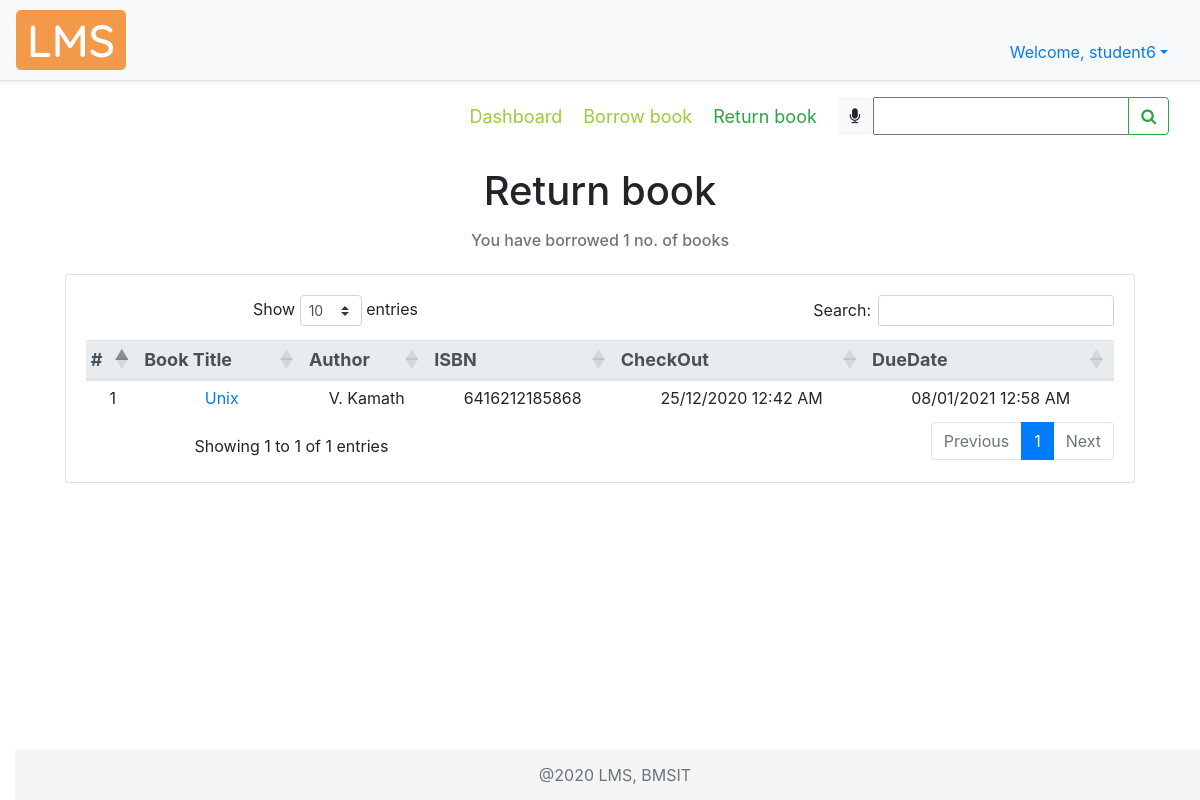
/returnbook/ (signed in), run on an earlier commit of the app's database.
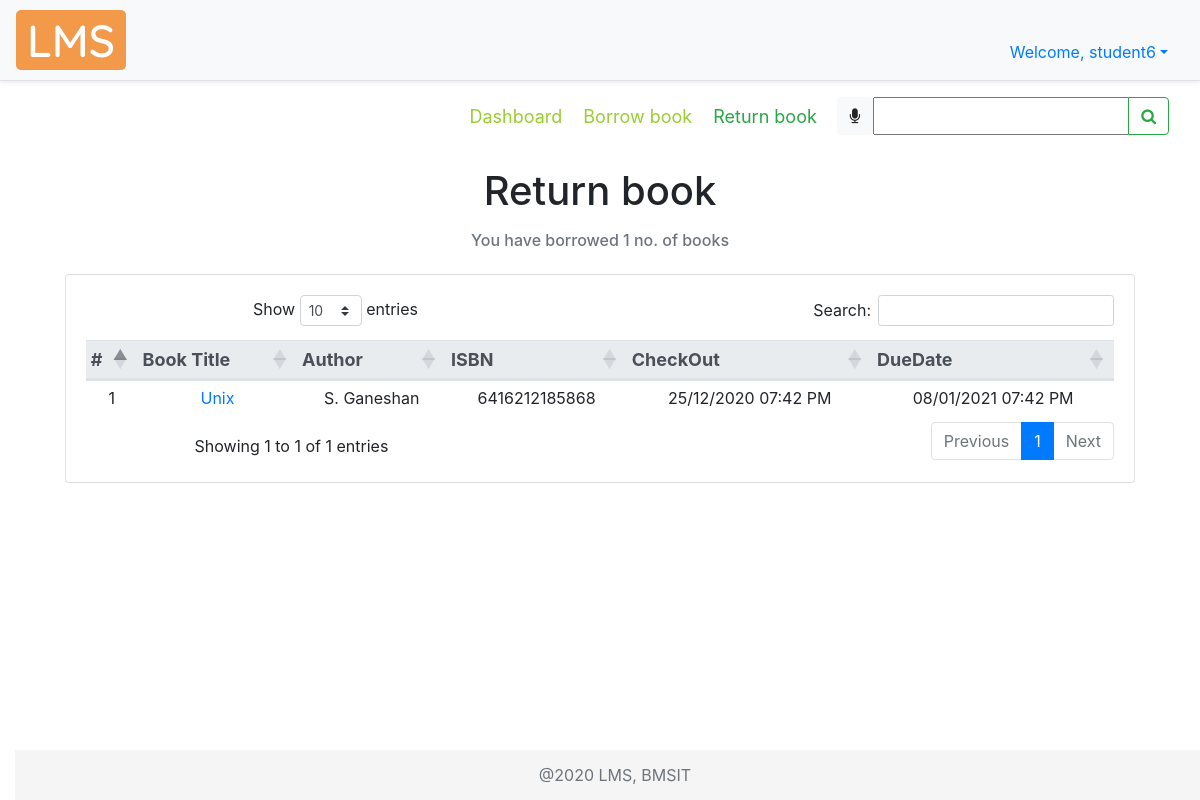
And on a later commit of the database.
### libraryApp/models.py (models this page shows, shortened)
class BOOK(models.Model):
    GENRE = (
        ("CS", "Computer Science"),
        ("MATH", "Mathematics"),
        ("ELE", "Electronics"),
        ("TC", "Telecommunication"),
        ("CHE", "Chemistry"),
        ("PHY", "Physics"),
        ("MEC", "Mechanics"),
        ("EVS", "Environmental Science"),
        ("BIO", "Bioengineering"),
        ("BUS", "Business Skills"),
    )
    bookTitle = models.CharField(max_length=50, help_text="Book Title")
    genre = models.CharField(max_length=30, null=True, choices=GENRE, help_text="Category")
    pubYear = models.CharField(max_length=4, null=True, help_text="Year of publication")
    isbn = models.CharField(max_length=13, null=True, unique=True, help_text="International Standard Book Number")
    librarianID = models.ForeignKey(
        settings.AUTH_USER_MODEL, null=True, on_delete=models.SET_NULL, help_text="Librarian ID")
    pubID = models.ForeignKey(PUBLISHER, null=True, on_delete=models.CASCADE, help_text="Publisher ID")
    authorID = models.ManyToManyField(AUTHOR, help_text="Authors")

class AUTHOR(models.Model):
    authorName = models.CharField(max_length=30, help_text="Author name")
    def __str__(self):
        return self.authorName

class BORROWEDBOOK(models.Model):
    checkOut = models.DateTimeField(auto_now_add=True, null=True, help_text="Check out date")
    dueDate = models.DateTimeField(null=True, blank=True, help_text="Due date")
    checkIn = models.DateTimeField(auto_now_add=False, null=True, blank=True, help_text="Check in date")
    userID = models.ForeignKey(settings.AUTH_USER_MODEL, null=True, on_delete=models.SET_NULL, help_text="User ID")
    bookID = models.ForeignKey(BOOK, null=True, on_delete=models.CASCADE, help_text="Book ID")

### libraryApp/views.py (the view)
# urls.py: path('returnbook/', views.returnBook, name="returnbook"),
def returnBook(request):
    returnBook = 'libraryApp/return_book.html'
    myFilter = BookFilter(request.GET, queryset=BOOK.objects.all())
    if request.method == "POST":
        print(request.POST)
        return redirect(searchBook, book=request.POST['bookTitle'])
    rbActive = True
    borrowedBooksCount = 0
    bbList = []
    user = request.user
    if not user.is_staff:
        borrowedBooks = user.borrowedbook_set.all()
        for i in borrowedBooks:
            if i.checkIn is None:
                bookid = i.bookID.id
                authors = AUTHOR.objects.filter(book__id=bookid)
                authorList = []
                for a in authors.all():
                    if a not in authorList:  # loic to check redundancy
                        authorList.append(a)
                authorString = ', '.join(map(str, authorList))
                borrowedBooksCount += 1
                bbList.append(tempDashboard(
                            None, i.bookID.bookTitle, bookid, None, authorString, i.bookID.isbn, i.checkOut, None, i.dueDate))
    context = {
        "borrowedBooks": bbList,
        "count": borrowedBooksCount,
        "myFilter": myFilter,
        "rbActive": rbActive
    }
    return render(request, returnBook, context)

### libraryApp/templates/libraryApp/return_book.html (shortened to what this page needs)
{% extends 'libraryApp/main.html' %}
{% load static %}
{% block content %}
<nav class="navbar">
  <div class="navbar-nav mySubMenu ml-auto">
    <nav>
      <a href="{% url 'dashboard' %}" title="Click here to visit dashboard">Dashboard</a>
      <a href="{% url 'borrowbook' %}" title="Click here to borrow books">Borrow book</a>
      <a class="text-success" href="{% url 'returnbook' %}">Return book</a>
    </nav>
  </div>
  <form class="form-inline" method="POST">
    <div class="input-group">
      <div id="speech" class="btn btn-light" title="Click the mic to speak">
        <i class="fa fa-microphone" aria-hidden="true"></i>
      </div>
      {{myFilter.form}}
      <div class="input-group-append">
        <button id="searchButton" class="btn btn-outline-success" type="submit">
          <i class="fa fa-search"></i>
        </button>
      </div>
    </div>
  </form>
</nav>
<br>
<div class="row text-center booksTable container">
    <div class="col-md-12">
        <h1>
           Return book
        </h1>
        <div class="col-md-12 mt-3">
        <h6 class="form-text text-muted">
            You have borrowed {{count}} no. of books
        </h6>
        </div>
        <div class="card card-body mt-4">
            <table id="dataTable7" class="table table-sm table-hover">
            <thead class="thead-light threadText">
                <tr>
                    <th scope="col">#</th>
                    <th scope="col">Book Title</th>
                    <th scope="col">Author</th>
                    <th scope="col">ISBN</th>
                    <th scope="col">CheckOut</th>
                    <th scope="col">DueDate</th>
                </tr>
            </thead>
                {% for i in borrowedBooks %}
                    <tr>
                        <td>{{forloop.counter}}</td>
                        <td><a href="{% url 'viewbook' i.bookID %}">{{i.bookTitle}}</a></td>
                        <td>{{i.authorName}}</td>
                        <td>{{i.isbn}}</td>
                        <td>{{i.checkOut|date:"d/m/Y h:i A"}}</td>
                        <td>{{i.dueDate|date:"d/m/Y h:i A"}}</td>
                    </tr>
                {% endfor %}
            </table>
        </div>
    </div>
    <br>
    {% endblock %}

What changed in the data, as far as the page shows it:
removed AUTHOR: authorName "V. Kamath"
no longer on this page (row edited): BORROWEDBOOK: checkOut "25/12/2020 12:42 AM", dueDate "08/01/2021 12:58 AM"
now on this page (row unchanged): AUTHOR: authorName "S. Ganeshan"
added BORROWEDBOOK: checkOut "25/12/2020 07:42 PM", dueDate "08/01/2021 07:42 PM"
Also different on the page:
new list line: "1"
new list line: "Unix 6416212185868"
list line gone: "1"
list line gone: "Unix 6416212185868"
